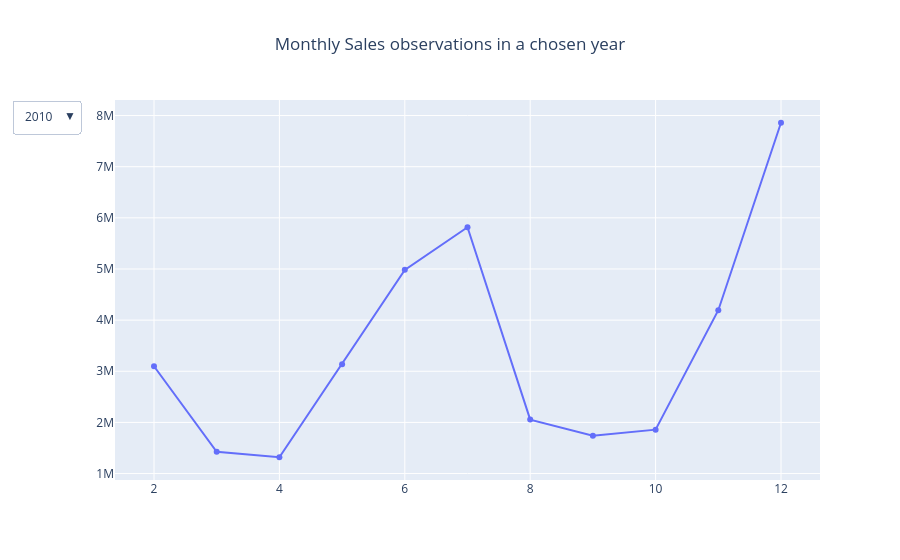

Here is the notebook cell this chart was saved with:
### Code cell
orders_month_by_weekly_sales=df.groupby(['Year','Month'])['Weekly_Sales'].sum()
dfm=orders_month_by_weekly_sales
years = [2010, 2011, 2012]

fig = go.Figure()

visible = True, False, False, False, False

for i, year in enumerate(years):
    if i == 0:
        fig.add_trace(
            go.Scatter(
                x=dfm[year].index,
                y=dfm,
                visible=True
            )
        )

    else:
        fig.add_trace(
            go.Scatter(
                x=dfm[year].index,
                y=dfm,
                visible=False
            )
        )
        


fig.update_layout(
    updatemenus=[go.layout.Updatemenu(
        active=0,
        buttons=[
            go.layout.updatemenu.Button(
                label="2010",
                method='update',
                args=[{'visible': [True,  False, False],
                        "xaxis": dict(range=[1, 12], title="Month", tick0=1,dtick=1)
                }]
            ),
            go.layout.updatemenu.Button(
                label="2011",
                method='update',
                args=[{'visible': [False,  True,  False],
                        "xaxis": dict(range=[1, 12], title="Month", tick0=1,dtick=1)
                }]
            ),
            go.layout.updatemenu.Button(
                label="2012",
                method='update',
                args=[{'visible': [False, False,  True],
                        "xaxis": dict(range=[1, 12], title="Month", tick0=1,dtick=1)
                }]
            ),
            
        ]
    )]
)

fig.update_layout(title=dict(text="Monthly Sales observations in a chosen year", x=0.5))

fig.show()

### Figure 1 — Plotly figure (JSON) as saved in the notebook; plotly's stock layout.template omitted (floating-point values rounded to 4 significant figures)
{"data": [{"type": "scatter", "visible": true, "x": [2, 3, 4, 5, 6, 7, 8, 9, 10, 11, 12], "y": [3098000.0, 1427000.0, 1319000.0, 3139000.0, 4983000.0, 5817000.0, 2055000.0, 1740000.0, 1859000.0, 4194000.0, 7859000.0, 1758000.0, 3074000.0, 1639000.0, 2162000.0, 2704000.0, 4265000.0, 3821000.0, 2213000.0, 2250000.0, 2771000.0, 6649000.0, 6749000.0, 2674000.0, 2370000.0, 2455000.0, 1806000.0, 597900.0, 2732000.0]}, {"type": "scatter", "visible": false, "x": [1, 3, 4, 5, 6, 7, 8, 9, 11, 12], "y": [3098000.0, 1427000.0, 1319000.0, 3139000.0, 4983000.0, 5817000.0, 2055000.0, 1740000.0, 1859000.0, 4194000.0, 7859000.0, 1758000.0, 3074000.0, 1639000.0, 2162000.0, 2704000.0, 4265000.0, 3821000.0, 2213000.0, 2250000.0, 2771000.0, 6649000.0, 6749000.0, 2674000.0, 2370000.0, 2455000.0, 1806000.0, 597900.0, 2732000.0]}, {"type": "scatter", "visible": false, "x": [2, 3, 4, 5, 6, 7, 9, 10], "y": [3098000.0, 1427000.0, 1319000.0, 3139000.0, 4983000.0, 5817000.0, 2055000.0, 1740000.0, 1859000.0, 4194000.0, 7859000.0, 1758000.0, 3074000.0, 1639000.0, 2162000.0, 2704000.0, 4265000.0, 3821000.0, 2213000.0, 2250000.0, 2771000.0, 6649000.0, 6749000.0, 2674000.0, 2370000.0, 2455000.0, 1806000.0, 597900.0, 2732000.0]}], "layout": {"title": {"text": "Monthly Sales observations in a chosen year", "x": 0.5}, "updatemenus": [{"active": 0, "buttons": [{"args": [{"visible": [true, false, false], "xaxis": {"dtick": 1, "range": [1, 12], "tick0": 1, "title": "Month"}}], "label": "2010", "method": "update"}, {"args": [{"visible": [false, true, false], "xaxis": {"dtick": 1, "range": [1, 12], "tick0": 1, "title": "Month"}}], "label": "2011", "method": "update"}, {"args": [{"visible": [false, false, true], "xaxis": {"dtick": 1, "range": [1, 12], "tick0": 1, "title": "Month"}}], "label": "2012", "method": "update"}]}]}}
